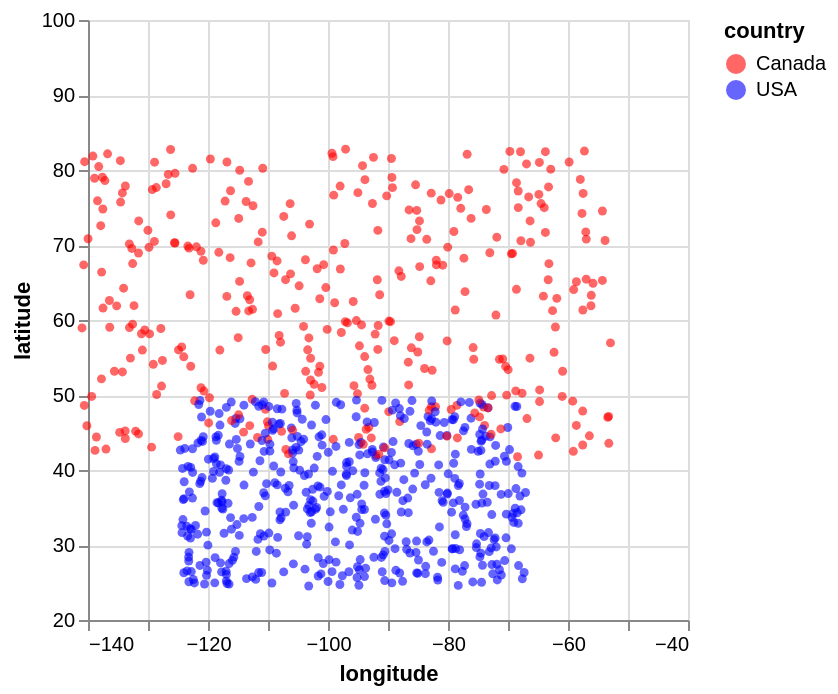

Notebook code for this chart:
### Markdown cell above
Other library for visualization

### Code cell
import altair as alt

chart_cities = alt.Chart(train_df).mark_circle(size=20, opacity=0.6).encode(
    alt.X('longitude:Q', scale=alt.Scale(domain=[-140, -40])),
    alt.Y('latitude:Q', scale=alt.Scale(domain=[20, 100])),
    alt.Color('country:N', scale=alt.Scale(domain=['Canada','USA'], range=['red','blue'])))
chart_cities

### Figure 1 — Vega-Lite specification as saved in the notebook (floating-point values rounded to 4 significant figures; data arrays with more than 128 entries replaced by an {"elided": "..."} marker saying what was removed)
{"config": {"view": {"continuousWidth": 300, "continuousHeight": 300}}, "data": {"name": "data-693a4a24623513fb78483ba55f53edeb"}, "mark": {"type": "circle", "opacity": 0.6, "size": 20}, "encoding": {"color": {"field": "country", "scale": {"domain": ["Canada", "USA"], "range": ["red", "blue"]}, "type": "nominal"}, "x": {"field": "longitude", "scale": {"domain": [-140, -40]}, "type": "quantitative"}, "y": {"field": "latitude", "scale": {"domain": [20, 100]}, "type": "quantitative"}}, "$schema": "https://vega.github.io/schema/vega-lite/v6.4.1.json", "datasets": {"data-693a4a24623513fb78483ba55f53edeb": {"elided": "800 records"}}}
